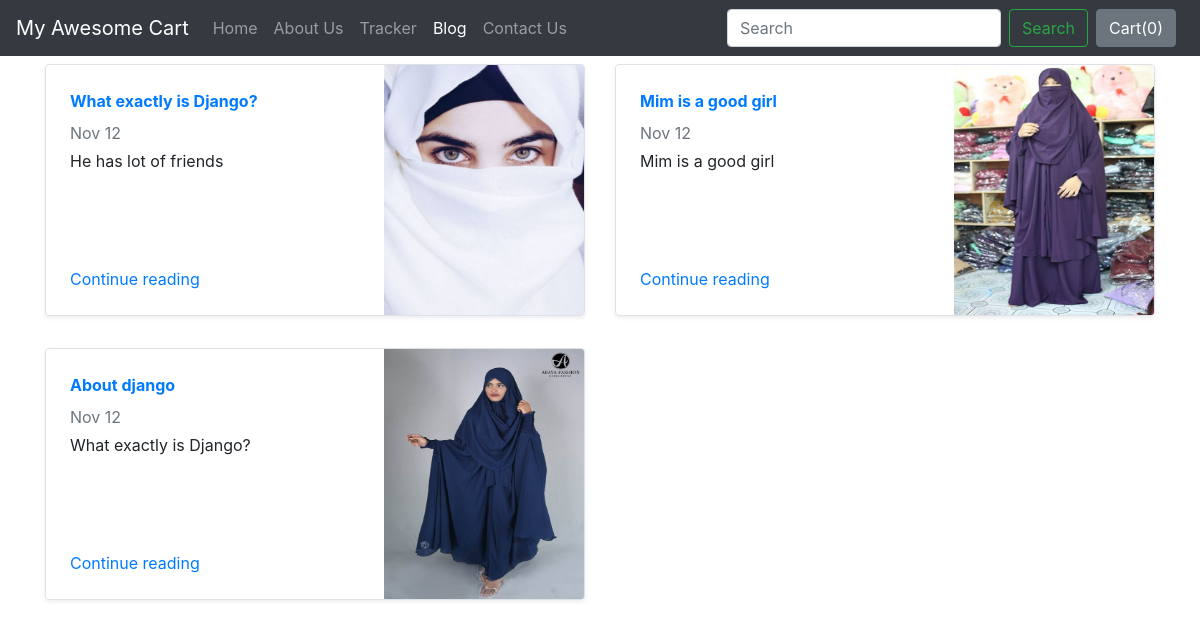
Screenshot of /blog/ with the database file from the repository.
### blog/models.py (models this page shows)
class Blogpost(models.Model):
    post_id = models.AutoField(primary_key= True)
    tilte = models.CharField(max_length=50)
    head0 = models.CharField(max_length=500, default="")
    chead0 = models.CharField(max_length=5000, default="")
    head1 = models.CharField(max_length=500, default="")
    chead1 = models.CharField(max_length=5000, default="")
    head2 = models.CharField(max_length=500, default="")
    chead2 = models.CharField(max_length=5000, default="")
    pub_date = models.DateField()
    thumbnail = models.ImageField(upload_to='shop/images', default="")
    def __str__(self):
        return self.tilte

### blog/views.py (the view)
# urls.py: path("", views.index, name="blogHome"),
def index(request):
    myposts= Blogpost.objects.all()
    print(myposts)
    return render(request, 'blog/index.html', {'myposts': myposts})

### blog/templates/blog/index.html (shortened to what this page needs)
{% extends 'blog/basic.html' %}
{% block body %}
<div class="container">
<div class="row my-2">
    {% for item in myposts %}
        <div class="col-md-6">
            <div
                class="row no-gutters border rounded overflow-hidden flex-md-row mb-4 shadow-sm h-md-250 position-relative">
                <div class="col p-4 d-flex flex-column position-static">
                    <strong class="d-inline-block mb-2 text-primary">{{item.head0}}</strong>
                    <div class="mb-1 text-muted">Nov 12</div>
                    <p class="card-text mb-auto">{{item.head1}}</p>
                    <a href="blogpost/{{item.post_id}}" class="stretched-link">Continue reading</a>
                </div>
                <div class="col-auto d-none d-lg-block">
                    <img src="/media/{{item.thumbnail}}" class="bd-placeholder-img" width="200" height="250"
                        aria-label="Placeholder: Thumbnail"/>
                </div>
            </div>
        </div>
{% if forloop.counter|divisibleby:2 %}
    </div><div class="row my-2">
    {% endif %}
    {% endfor %}
</div>
{% endblock %}

### rows the page displays
Blogpost: head0 "What exactly is Django?", head1 "He has lot of friends", thumbnail (picture)
Blogpost: head0 "Mim is a good girl", head1 "Mim is a good girl", thumbnail (picture)
Blogpost: head0 "About django", head1 "What exactly is Django?", thumbnail (picture)
